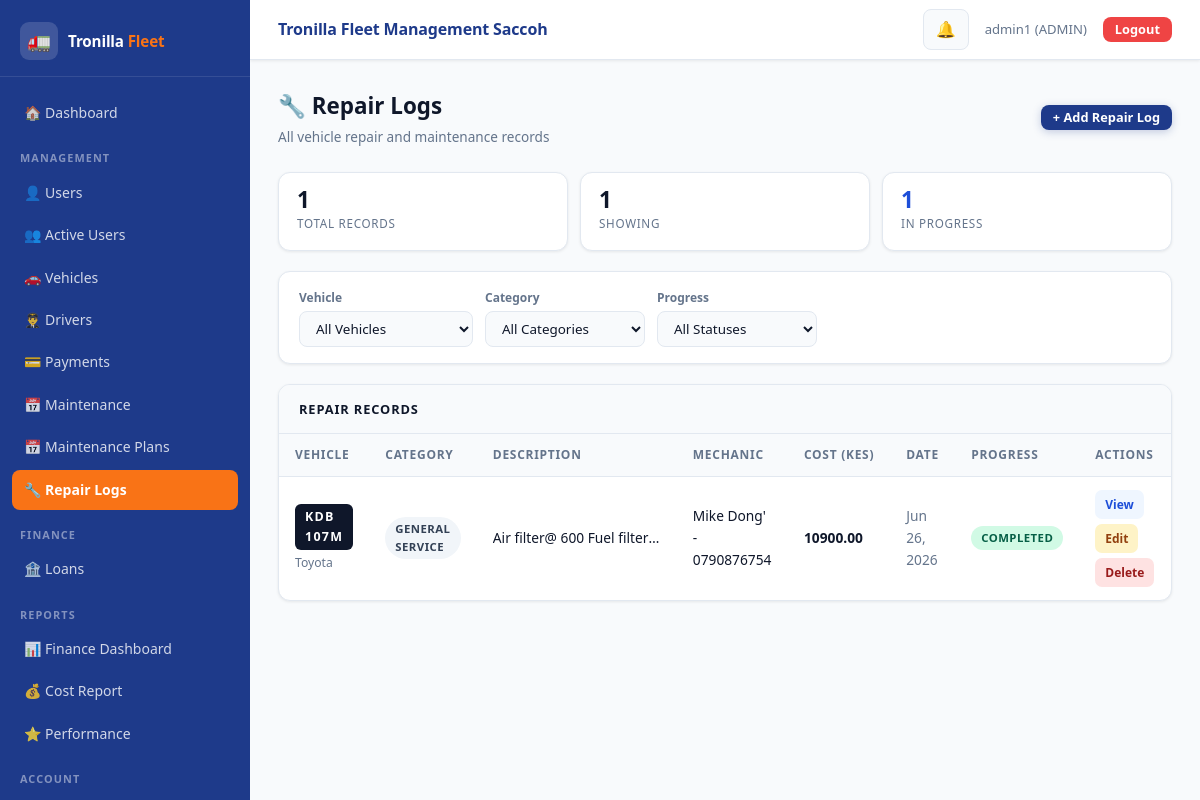
The page /maintenance/repairs/ (signed in) on the database its author committed.
### accounts/models.py (models this page shows, shortened)
class User(AbstractUser):
    ROLE_CHOICES = (
        ('ADMIN', 'Admin'),
        ('DRIVER', 'Driver'),
    )
    role = models.CharField(
        max_length=10,
        choices=ROLE_CHOICES,
        default='DRIVER'
    )
    phone_number = models.CharField(
        max_length=15,
        blank=True,
        null=True,
        unique=True
    )
    is_active_driver = models.BooleanField(default=True)

### maintenance/models.py (models this page shows, shortened)
class RepairLog(models.Model):
    CATEGORY_CHOICES = (
        ('ENGINE',        'Engine'),
        ('TRANSMISSION',  'Transmission'),
        ('BRAKES',        'Brakes'),
        ('TYRES',         'Tyres'),
        ('ELECTRICAL',    'Electrical'),
        ('BODY',          'Body & Panels'),
        ('SUSPENSION',    'Suspension'),
        ('FUEL_SYSTEM',   'Fuel System'),
        ('COOLING',       'Cooling System'),
        ('GENERAL',       'General Service'),
        ('OTHER',         'Other'),
    )
    PROGRESS_CHOICES = (
        ('PENDING',      'Pending'),
        ('IN_PROGRESS',  'In Progress'),
        ('COMPLETED',    'Completed'),
        ('ON_HOLD',      'On Hold'),
    )
    vehicle     = models.ForeignKey(Vehicle, on_delete=models.CASCADE, related_name='repair_logs')
    category    = models.CharField(max_length=30, choices=CATEGORY_CHOICES, default='GENERAL')
    issue       = models.TextField()
    mechanic    = models.CharField(max_length=100, blank=True, null=True)
    cost        = models.DecimalField(max_digits=10, decimal_places=2, default=0)
    progress    = models.CharField(max_length=20, choices=PROGRESS_CHOICES, default='PENDING')
    repaired_on = models.DateField(null=True, blank=True)
    created_at  = models.DateTimeField(auto_now_add=True)
    class Meta:
        ordering = ['-created_at']

### vehicles/models.py (models this page shows, shortened)
class Vehicle(models.Model):
    STATUS_CHOICES = (
        ('ACTIVE', 'Active'),
        ('MAINTENANCE', 'Under Maintenance'),
        ('INACTIVE', 'Inactive'),
    )
    number_plate = models.CharField(max_length=20, unique=True)
    model = models.CharField(max_length=100)
    year = models.PositiveIntegerField()
    status = models.CharField(
        max_length=20,
        choices=STATUS_CHOICES,
        default='ACTIVE'
    )
    assigned_driver = models.ForeignKey(
        User,
        on_delete=models.SET_NULL,
        null=True,
        blank=True,
        limit_choices_to={'role': 'DRIVER'}
    )

### maintenance/views.py (the view)
# urls.py: path('repairs/', views.repair_logs, name='repair_logs'),
@admin_required
def repair_logs(request):
    repairs = RepairLog.objects.select_related('vehicle').all()
    vehicle_id = request.GET.get('vehicle')
    category   = request.GET.get('category')
    progress   = request.GET.get('progress')
    if vehicle_id:
        repairs = repairs.filter(vehicle_id=vehicle_id)
    if category:
        repairs = repairs.filter(category=category)
    if progress:
        repairs = repairs.filter(progress=progress)
    vehicles = Vehicle.objects.all()
    return render(request, 'repair_logs.html', {
        'repairs':            repairs,
        'vehicles':           vehicles,
        'category_choices':   RepairLog.CATEGORY_CHOICES,
        'progress_choices':   RepairLog.PROGRESS_CHOICES,
        'selected_vehicle':   vehicle_id,
        'selected_category':  category,
        'selected_progress':  progress,
    })

### accounts/permissions.py (called while the page is built)
def admin_required(view_func):
    @wraps(view_func)
    def wrapper(request, *args, **kwargs):
        if request.user.is_authenticated and request.user.role == 'ADMIN':
            response = view_func(request, *args, **kwargs)
            response['Cache-Control'] = 'no-cache, no-store, must-revalidate'
            response['Pragma'] = 'no-cache'
            response['Expires'] = '0'
            return response
        return redirect('login')
    return wrapper

### notifications/context_processors.py (called while the page is built)
def notification_context(request):
    if request.user.is_authenticated:
        notifications = get_user_notifications(request.user)[:10]  # 🔥 limit for navbar
        unread_count = get_unread_count(request.user)
    else:
        notifications = []
        unread_count = 0
    return {
        "notifications": notifications,
        "unread_count": unread_count
    }

### notifications/services.py (called while the page is built)
def get_user_notifications(user):
    return Notification.objects.filter(user=user)

def get_unread_count(user):
    return Notification.objects.filter(
        user=user,
        is_read=False
    ).count()

### maintenance/templates/repair_logs.html (shortened to what this page needs)
{% extends 'base.html' %}
{% block content %}
<div class="page-header">
  <div>
    <div class="page-title">🔧 Repair Logs</div>
    <div class="page-sub">All vehicle repair and maintenance records</div>
  </div>
  <a href="{% url 'add_repair' %}" class="btn btn-primary btn-sm">+ Add Repair Log</a>
</div>
<div class="stat-strip">
  <div class="strip-card">
    <div class="strip-val">{{ repairs|length }}</div>
    <div class="strip-label">Total Records</div>
  </div>
  <div class="strip-card">
    <div class="strip-val">{{ repairs|length }}</div>
    <div class="strip-label">Showing</div>
  </div>
  <div class="strip-card">
    <div class="strip-val" style="color:#1d4ed8;">
      {{ repairs|dictsort:"progress"|length }}
    </div>
    <div class="strip-label">In Progress</div>
  </div>
</div>
<form method="GET" class="filter-bar">
  <div>
    <div style="font-size:.75rem;color:var(--text-muted);margin-bottom:4px;font-weight:600;">Vehicle</div>
    <select name="vehicle" onchange="this.form.submit()">
      <option value="">All Vehicles</option>
    </select>
  </div>
  <div>
    <div style="font-size:.75rem;color:var(--text-muted);margin-bottom:4px;font-weight:600;">Category</div>
    <select name="category" onchange="this.form.submit()">
      <option value="">All Categories</option>
    </select>
  </div>
  <div>
    <div style="font-size:.75rem;color:var(--text-muted);margin-bottom:4px;font-weight:600;">Progress</div>
    <select name="progress" onchange="this.form.submit()">
      <option value="">All Statuses</option>
    </select>
  </div>
</form>
<div class="repairs-table-wrap">
  <div class="table-head-bar">Repair Records</div>
  {% if repairs %}
  <table class="rt">
    <thead>
      <tr>
        <th>Vehicle</th>
        <th>Category</th>
        <th>Description</th>
        <th>Mechanic</th>
        <th>Cost (KES)</th>
        <th>Date</th>
        <th>Progress</th>
        <th>Actions</th>
      </tr>
    </thead>
    <tbody>
      {% for r in repairs %}
      <tr>
        <td>
          <span class="plate-tag">{{ r.vehicle.number_plate }}</span>
          <div style="font-size:.76rem;color:var(--text-muted);margin-top:3px;">{{ r.vehicle.model }}</div>
        </td>
        <td>
          <span class="badge-s bc-{{ r.category|lower }}">
            {{ r.get_category_display }}
          </span>
        </td>
        <td style="max-width:200px;">
          <div style="overflow:hidden;text-overflow:ellipsis;white-space:nowrap;" title="{{ r.issue }}">
            {{ r.issue }}
          </div>
        </td>
        <td>{{ r.mechanic|default:"—" }}</td>
        <td style="font-weight:700;">{{ r.cost|floatformat:2 }}</td>
        <td style="color:var(--text-muted);">
          {{ r.repaired_on|date:"M d, Y"|default:"—" }}
        </td>
        <td>
          <span class="badge-s bp-{{ r.progress|lower }}">
            {{ r.get_progress_display }}
          </span>
        </td>
        <td>
          <div style="display:flex;gap:5px;flex-wrap:wrap;">
            <a href="{% url 'repair_detail' r.pk %}" class="action-btn btn-view">View</a>
            <a href="{% url 'edit_repair' r.pk %}" class="action-btn btn-edit">Edit</a>
            <a href="{% url 'delete_repair' r.pk %}" class="action-btn btn-delete">Delete</a>
          </div>
        </td>
      </tr>
      {% endfor %}
    </tbody>
  </table>
  {% endif %}
</div>
{% endblock %}

### accounts/templates/base.html (shortened to what this page needs)
<!DOCTYPE html>
<html lang="en">
{% load static %}
<head>
  <link href="https://cdn.jsdelivr.net/npm/bootstrap@5.3.0/dist/css/bootstrap.min.css" rel="stylesheet">
  <link rel="stylesheet" href="{% static 'css/style.css' %}">
</head>
<body>
<div class="layout-wrap">
  <aside class="sidebar" id="sidebar">
    <div class="sidebar-brand">
      <div class="brand-icon">🚛</div>
      <div class="brand-name">Tronilla <span>Fleet</span></div>
    </div>
    <nav class="sidebar-nav" onclick="handleNavClick(event)">
      {% if request.user.is_authenticated %}
        <a href="{% if request.user.role == 'ADMIN' %}{% url 'admin_dashboard' %}{% else %}{% url 'driver_dashboard' %}{% endif %}">
          🏠 Dashboard
        </a>
        {% if request.user.role == 'ADMIN' %}
          <div class="sidebar-section-label">Management</div>
          <a href="{% url 'user_list' %}">👤 Users</a>
          <a href="{% url 'active_users' %}">👥 Active Users</a>
          <a href="{% url 'vehicle_list' %}">🚗 Vehicles</a>
          <a href="{% url 'driver_list' %}">👨‍✈️ Drivers</a>
          <a href="{% url 'admin_payment_list' %}">💳 Payments</a>
          <a href="{% url 'schedule_list' %}">📅 Maintenance</a>
          <a href="{% url 'maintenance_plans' %}">📅 Maintenance Plans</a>
          <a href="{% url 'repair_logs' %}">🔧 Repair Logs</a>
          <div class="sidebar-section-label">Finance</div>
          <a href="{% url 'loan_list' %}">🏦 Loans</a>
          <div class="sidebar-section-label">Reports</div>
          <a href="{% url 'dashboard' %}">📊 Finance Dashboard</a>
          <a href="{% url 'cost_report' %}">💰 Cost Report</a>
          <a href="{% url 'performance_report' %}">⭐ Performance</a>
        {% endif %}
        <div class="sidebar-section-label">Account</div>
        <a href="{% url 'logout' %}" style="color:#fca5a5;">🚪 Logout</a>
      {% endif %}
    </nav>
  </aside>
  <div class="main-wrap">
    <header class="topbar">
      <div class="topbar-title">Tronilla Fleet Management Saccoh</div>
      <div class="topbar-right">
        {% if request.user.is_authenticated %}
          <div style="position:relative;">
            <button class="notif-btn" id="notif-toggle">
              🔔
            </button>
          </div>
          <span class="topbar-user">{{ request.user.username }} ({{ request.user.role }})</span>
          <a href="{% url 'logout' %}" class="btn btn-danger btn-sm d-md-inline-flex">Logout</a>
        {% endif %}
      </div>
    </header>
    <div class="page-content">
      {% block content %}{% endblock %}
    </div>
  </div>
</div>
</body>
</html>

### maintenance/templates/repair_logs.html (style rules this page uses)
:root { --radius: 12px; --border: #e2e8f0; --surface: #fff; --surface-2: #f8fafc; --text-main: #0f172a; --text-muted: #64748b; --shadow-sm: 0 1px 3px rgba(0,0,0,.08); --shadow-md: 0 4px 16px rgba(0,0,0,.09); }
.page-header { display: flex; justify-content: space-between; align-items: center; margin-bottom: 24px; flex-wrap: wrap; gap: 12px; }
.page-title { font-size: 1.4rem; font-weight: 800; color: var(--text-main); margin: 0; }
.page-sub { font-size: .85rem; color: var(--text-muted); margin-top: 2px; }
.filter-bar { background: var(--surface); border: 1px solid var(--border); border-radius: var(--radius); padding: 16px 20px; box-shadow: var(--shadow-sm); margin-bottom: 20px; display: flex; gap: 12px; flex-wrap: wrap; align-items: flex-end; }
.filter-bar select { border: 1px solid var(--border); border-radius: 8px; padding: 7px 12px; font-size: .84rem; color: var(--text-main); background: var(--surface-2); min-width: 160px; }
.stat-strip { display: grid; grid-template-columns: repeat(auto-fit, minmax(140px,1fr)); gap: 12px; margin-bottom: 20px; }
.strip-card { background: var(--surface); border: 1px solid var(--border); border-radius: var(--radius); padding: 16px 18px; box-shadow: var(--shadow-sm); }
.strip-val { font-size: 1.4rem; font-weight: 800; color: var(--text-main); line-height: 1; }
.strip-label { font-size: .73rem; color: var(--text-muted); text-transform: uppercase; letter-spacing: .06em; margin-top: 4px; }
.repairs-table-wrap { background: var(--surface); border: 1px solid var(--border); border-radius: var(--radius); box-shadow: var(--shadow-sm); overflow: hidden; }
.table-head-bar { padding: 14px 20px; border-bottom: 1px solid var(--border); background: var(--surface-2); font-weight: 700; font-size: .8rem; text-transform: uppercase; letter-spacing: .07em; color: var(--text-main); }
table.rt { width: 100%; border-collapse: collapse; font-size: .86rem; }
table.rt th { padding: 11px 16px; background: var(--surface-2); border-bottom: 1px solid var(--border); font-size: .75rem; text-transform: uppercase; letter-spacing: .06em; color: var(--text-muted); font-weight: 600; text-align: left; }
table.rt td { padding: 13px 16px; border-bottom: 1px solid var(--border); vertical-align: middle; color: var(--text-main); }
table.rt tr:last-child td { border-bottom: none; }
.plate-tag { background: #0f172a; color: #fff; border-radius: 6px; padding: 3px 10px; font-size: .78rem; font-weight: 800; letter-spacing: .1em; display: inline-block; }
.badge-s { display: inline-block; padding: 3px 10px; border-radius: 99px; font-size: .71rem; font-weight: 700; letter-spacing: .04em; text-transform: uppercase; }
.bc-general { background:#f1f5f9; color:#334155; }
.bp-completed { background:#d1fae5; color:#065f46; }
.action-btn { padding: 5px 10px; border-radius: 7px; font-size: .75rem; font-weight: 600; text-decoration: none; display: inline-block; transition: opacity .15s; }
.btn-view { background: #eff6ff; color: #1d4ed8; }
.btn-edit { background: #fef3c7; color: #92400e; }
.btn-delete { background: #fee2e2; color: #991b1b; }

### rows shown on the page
User: user.username "admin1", user.role "ADMIN"
RepairLog: vehicle.number_plate "KDB 107M", vehicle.model "Toyota", category "GENERAL SERVICE", issue "Air filter@ 600 Fuel filter…", mechanic "Mike Dong' - 0790876754", cost "10900.00", repaired_on "Jun 26, 2026", progress "COMPLETED"

### other values the page prints
{{ repairs|length }} "1"
{{ repairs|dictsort:"progress"|length }} "1"
